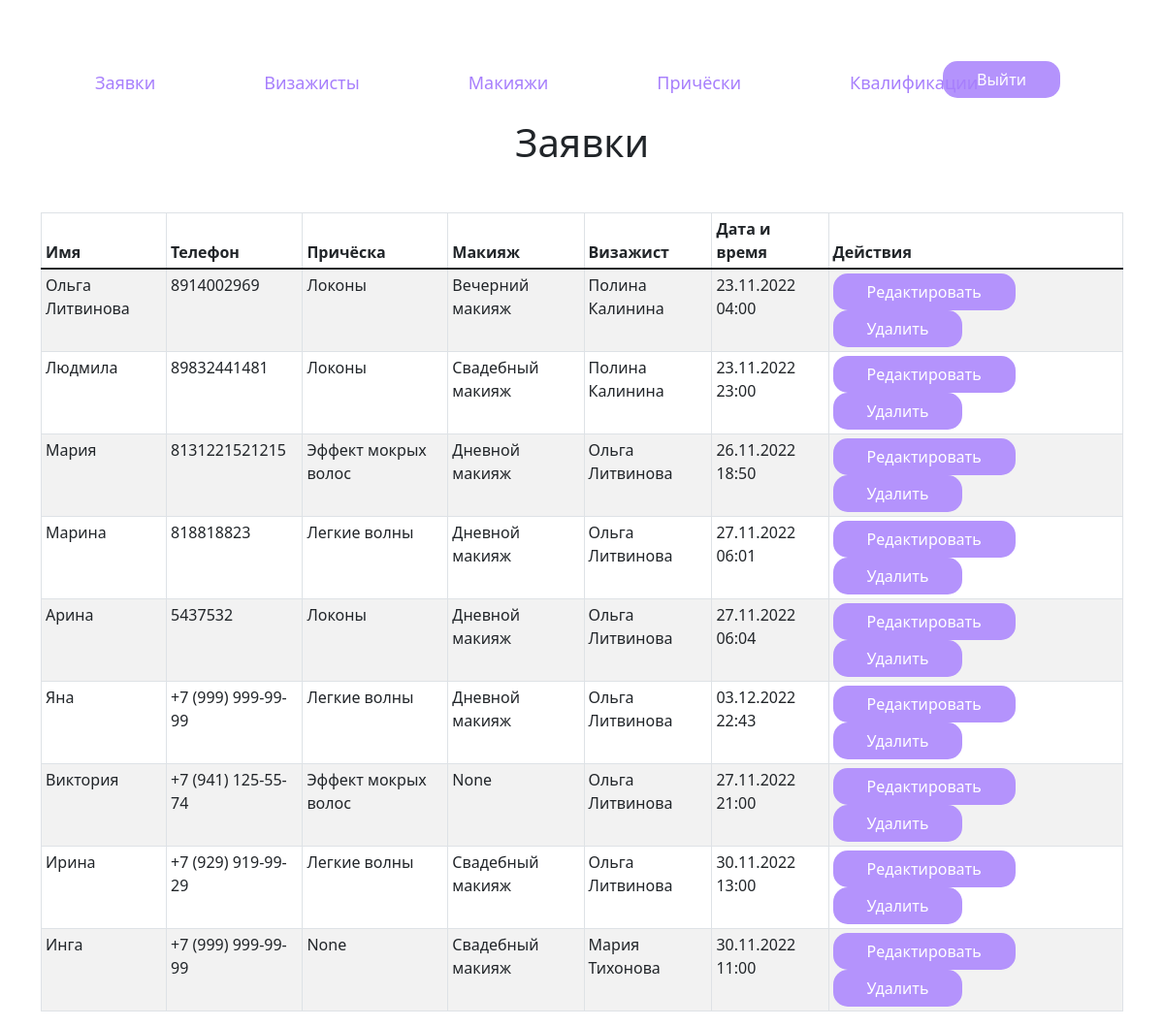
The app's page /adminka/ (signed in), older data.
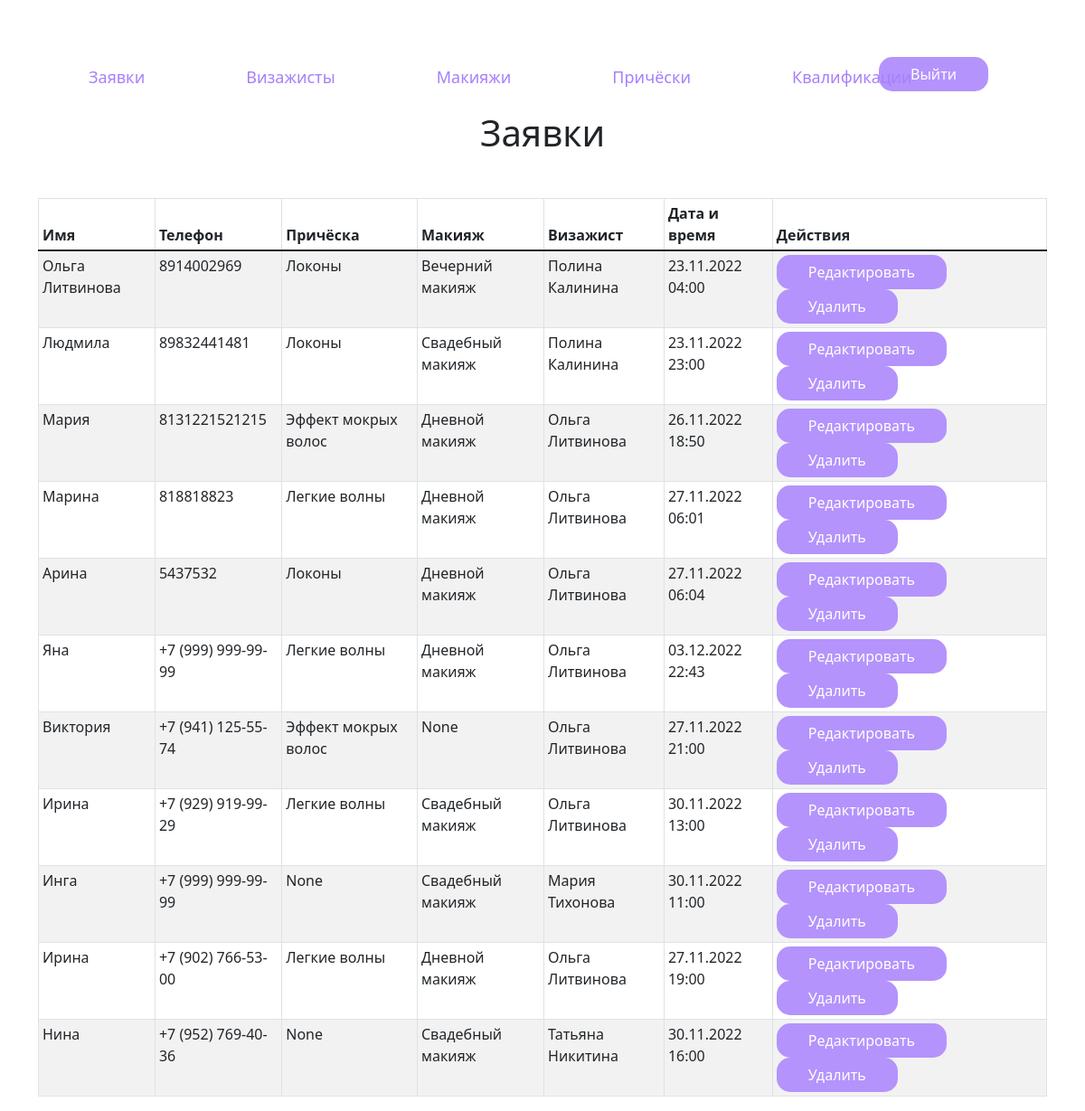
The same page, newer data.
### content/models.py (models this page shows, shortened)
class Zayavki(models.Model):
    name_klient = models.CharField(max_length=20, verbose_name='Имя')
    telephon = models.CharField(max_length=18, verbose_name='Телефон')
    data_sozd = models.DateTimeField(auto_now=True)
    data_vypoln = models.DateTimeField(verbose_name="Дата и время")
    pricheski = models.ForeignKey(Pricheski, on_delete=models.PROTECT, blank=True, null=True, verbose_name="Причёска")
    makeup = models.ForeignKey(Makeup, on_delete=models.PROTECT, blank=True, null=True, verbose_name="Макияж")
    vizajist = models.ForeignKey(Vizajisti, on_delete=models.PROTECT, verbose_name="Визажист")

class Pricheski(models.Model):
    name = models.CharField(max_length=20, verbose_name="Название")
    opisanie = models.TextField(verbose_name="Описание")
    stoimost = models.IntegerField(verbose_name="Стоимость")
    foto = models.ImageField(upload_to='pricheski/')
    def __str__(self):
        return self.name

class Makeup(models.Model):
    name = models.CharField(max_length=20, verbose_name="Название")
    opisanie = models.TextField(verbose_name="Описание")
    stoimost = models.IntegerField(verbose_name="Стоимость")
    foto = models.ImageField(upload_to='makeup/')
    def __str__(self):
        return self.name

class Vizajisti(models.Model):
    fam = models.CharField(max_length=45, verbose_name="Фамилия")
    name = models.CharField(max_length=20, verbose_name="Имя")
    kvalifikaciya = models.ForeignKey(Kvalifikaciya, on_delete=models.PROTECT, verbose_name="Квалификация")
    foto = models.ImageField(upload_to='vizajisti/')

### content/views.py (the view)
# urls.py: path('adminka/', adminka, name="adminka"),
@login_required
def adminka(request):
    zayavki = Zayavki.objects.all()
    return render(request, 'adminka.html', {'zayavki': zayavki, 'title': "Панель управления"})

### templates/adminka.html
{% extends 'admin_base.html' %}
{% load static %}
{% block content %}
        <h1 class="text-center">Заявки</h1>
    <div class="row mt-5">
        <div class="col">
        <table class="table table-sm table-bordered table-striped">
            <thead>
                <tr>
                    <th scope="col">Имя</th>
                    <th scope="col">Телефон</th>
                    <th scope="col">Причёска</th>
                    <th scope="col">Макияж</th>
                    <th scope="col">Визажист</th>
                    <th scope="col">Дата и время</th>
                    <th scope="col">Действия</th>
                </tr>
            </thead>
            <tbody>
            {% for i in zayavki%}
            <tr>
                <td>{{i.name_klient}}</td>
                <td>{{i.telephon}}</td>
                <td>{{i.pricheski}}</td>
                <td>{{i.makeup}}</td>
                <td>{{i.vizajist.name}} {{ i.vizajist.fam }}</td>
                <td>{{i.data_vypoln|date:'d.m.Y H:i'}}</td>
                <td><a class="btn buttons" href="{% url 'update_zayavka' i.id %}">Редактировать</a> <a class="btn buttons" href="{% url 'delete_zayavka' i.id %}">Удалить</a></td>
            </tr>
            {% endfor %}
        </tbody>
    </table>
        </div>
    </div>
{% endblock %}

Row changes from the older to the newer data that the page shows:
added Zayavki: name_klient "Ирина", telephon "+7 (902) 766-53-00", pricheski "Легкие волны", makeup "Дневной макияж", vizajist.name "Ольга", vizajist.fam "Литвинова", data_vypoln "27.11.2022 19:00"
added Zayavki: name_klient "Нина", telephon "+7 (952) 769-40-36", pricheski "None", makeup "Свадебный макияж", vizajist.name "Татьяна", vizajist.fam "Никитина", data_vypoln "30.11.2022 16:00"
